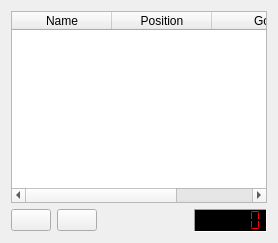
      <widget class="QWidget" name="tab_Positions">
       <attribute name="title">
        <string>Positions</string>
       </attribute>
       <layout class="QVBoxLayout" name="verticalLayout_4">
        <item>
         <widget class="QTableWidget" name="tableWidget_Positons">
          <property name="selectionMode">
           <enum>QAbstractItemView::SingleSelection</enum>
          </property>
          <attribute name="verticalHeaderVisible">
           <bool>false</bool>
          </attribute>
          <column>
           <property name="text">
            <string>Name</string>
           </property>
          </column>
          <column>
           <property name="text">
            <string>Position</string>
           </property>
          </column>
          <column>
           <property name="text">
            <string>Go</string>
           </property>
          </column>
         </widget>
        </item>
        <item>
         <layout class="QHBoxLayout" name="horizontalLayout_4">
          <property name="spacing">
           <number>6</number>
          </property>
          <property name="bottomMargin">
           <number>0</number>
          </property>
          <item>
           <widget class="QPushButton" name="pushButton_addPosition">
            <property name="text">
             <string/>
            </property>
            <property name="icon">
             <iconset resource="zerefractorcontroller.qrc">
              <normaloff>:/ZeRefractorController/Resources/add.png</normaloff>:/ZeRefractorController/Resources/add.png</iconset>
            </property>
           </widget>
          </item>
          <item>
           <widget class="QPushButton" name="pushButton_removePosition">
            <property name="text">
             <string/>
            </property>
            <property name="icon">
             <iconset resource="zerefractorcontroller.qrc">
              <normaloff>:/ZeRefractorController/Resources/remove.png</normaloff>:/ZeRefractorController/Resources/remove.png</iconset>
            </property>
           </widget>
          </item>
          <item>
           <spacer name="horizontalSpacer">
            <property name="orientation">
             <enum>Qt::Horizontal</enum>
            </property>
            <property name="sizeHint" stdset="0">
             <size>
              <width>40</width>
              <height>20</height>
             </size>
            </property>
           </spacer>
          </item>
          <item>
           <widget class="QLCDNumber" name="lcdPosition2">
            <property name="palette">
             <palette>
              <active>
               <colorrole role="WindowText">
                <brush brushstyle="SolidPattern">
                 <color alpha="255">
                  <red>255</red>
                  <green>0</green>
                  <blue>0</blue>
                 </color>
                </brush>
               </colorrole>
               <colorrole role="Base">
                <brush brushstyle="SolidPattern">
                 <color alpha="255">
                  <red>255</red>
                  <green>255</green>
                  <blue>255</blue>
                 </color>
                </brush>
               </colorrole>
               <colorrole role="Window">
                <brush brushstyle="SolidPattern">
                 <color alpha="255">
                  <red>0</red>
                  <green>0</green>
                  <blue>0</blue>
                 </color>
                </brush>
               </colorrole>
              </active>
              <inactive>
               <colorrole role="WindowText">
                <brush brushstyle="SolidPattern">
                 <color alpha="255">
                  <red>255</red>
                  <green>0</green>
                  <blue>0</blue>
                 </color>
                </brush>
               </colorrole>
               <colorrole role="Base">
                <brush brushstyle="SolidPattern">
                 <color alpha="255">
                  <red>255</red>
                  <green>255</green>
                  <blue>255</blue>
                 </color>
                </brush>
               </colorrole>
               <colorrole role="Window">
                <brush brushstyle="SolidPattern">
                 <color alpha="255">
                  <red>0</red>
                  <green>0</green>
                  <blue>0</blue>
                 </color>
                </brush>
               </colorrole>
              </inactive>
              <disabled>
               <colorrole role="WindowText">
                <brush brushstyle="SolidPattern">
                 <color alpha="255">
                  <red>120</red>
                  <green>120</green>
                  <blue>120</blue>
                 </color>
                </brush>
               </colorrole>
               <colorrole role="Base">
                <brush brushstyle="SolidPattern">
                 <color alpha="255">
                  <red>0</red>
                  <green>0</green>
                  <blue>0</blue>
                 </color>
                </brush>
               </colorrole>
               <colorrole role="Window">
                <brush brushstyle="SolidPattern">
                 <color alpha="255">
                  <red>0</red>
                  <green>0</green>
                  <blue>0</blue>
                 </color>
                </brush>
               </colorrole>
              </disabled>
             </palette>
            </property>
            <property name="autoFillBackground">
             <bool>true</bool>
            </property>
            <property name="frameShape">
             <enum>QFrame::Panel</enum>
            </property>
            <property name="frameShadow">
             <enum>QFrame::Sunken</enum>
            </property>
            <property name="digitCount">
             <number>6</number>
            </property>
            <property name="segmentStyle">
             <enum>QLCDNumber::Flat</enum>
            </property>
           </widget>
          </item>
         </layout>
        </item>
       </layout>
      </widget>
